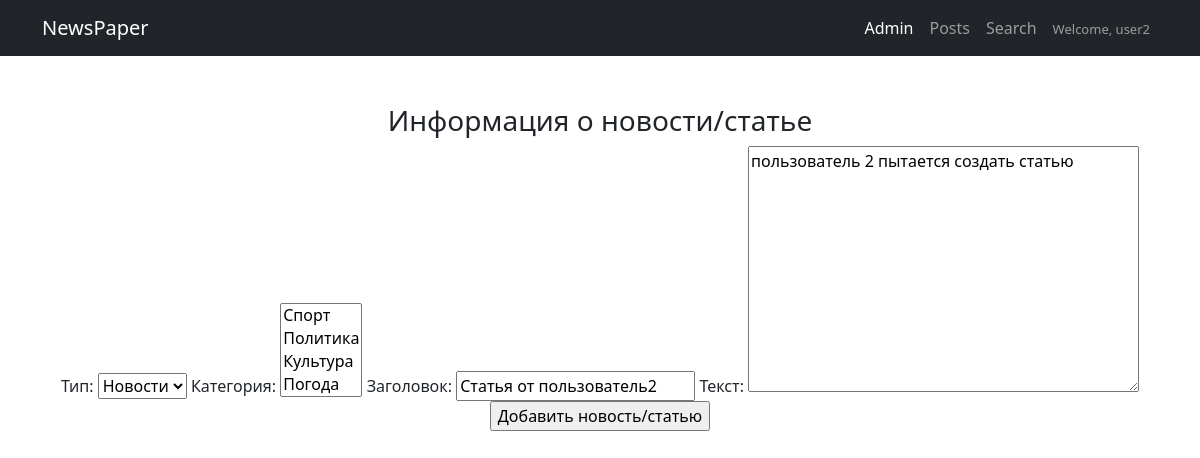
Screenshot of /update/3 (signed in) with the database file from the repository.
### newapp/models.py (models this page shows, shortened)
class Post(models.Model):
    NEWS = 'NW'
    ARTICLE = 'AT'
    TYPE_POST_CHOICES = [(NEWS, 'Новости'), (ARTICLE, 'Статья'),]
    post_type = models.CharField("Тип", max_length=2, choices=TYPE_POST_CHOICES, default=NEWS)
    post_author = models.ForeignKey(Author, on_delete=models.CASCADE, verbose_name="Имя автора")
    post_date_time = models.DateTimeField("Дата публикации (ГГГГ-ММ-ДД)", auto_now_add=True)
    post_category = models.ManyToManyField(Category, through='PostCategory', blank=False, verbose_name="Категория", related_name='posts')
    post_title = models.CharField("Заголовок", max_length=100)
    post_text = models.TextField("Текст")
    post_rating = models.IntegerField(default=0)

### newapp/views.py (the view)
# urls.py: path('update/<int:pk>', PostUpdateView.as_view(), name='post_update'), # Ссылка на редактирование поста
class PostUpdateView(PermissionRequiredMixin, UpdateView):
    template_name = 'newapp/post_create.html'
    form_class = PostForm
    permission_required = ('newapp.change_post',)
    def get_object(self, **kwargs):
        id = self.kwargs.get('pk')
        return Post.objects.get(pk=id)

### newapp/forms.py
class PostForm(ModelForm):
    class Meta:
        model = Post
        fields = ['post_type', 'post_category', 'post_title', 'post_text']
        widgets = {
             'postCategory': CheckboxSelectMultiple(),
        }

### newapp/models.py (called while the page is built)
    def __str__(self):
        return f'{self.category_name}'

### templates/newapp/post_create.html (shortened to what this page needs)
{% extends 'default.html' %}
{% block content %}
<h3>Информация о новости/статье</h3>
<form method="POST">
    {{ form }}
    <input type="submit" value="Добавить новость/статью">
</form>
{% endblock content %}

### templates/default.html (shortened to what this page needs)
{% load static %}
<!DOCTYPE html>
<html lang="en">
    <head>
        <link href="{% static 'css/styles.css' %}" rel="stylesheet" />
    </head>
    <body>
        <nav class="navbar navbar-expand-lg navbar-dark bg-dark">
            <div class="container">
                <a class="navbar-brand" href="#">NewsPaper</a>
                <div class="collapse navbar-collapse" id="navbarSupportedContent">
                    <ul class="navbar-nav ms-auto mb-2 mb-lg-0">
                        <li class="nav-item"><a class="nav-link active" aria-current="page" href="/admin/">Admin</a></li>
                        <li class="nav-item"><a class="nav-link" href="/posts/">Posts</a></li>
                        <li class="nav-item"><a class="nav-link" href="/posts/search/">Search</a></li>
                        <li class="nav-item"><a class="nav-link" href="#"><font size="-1.5">Welcome, {{ request.user.username }}</font></a></li>
                    </ul>
                </div>
            </div>
        </nav>
        <div class="container">
            <div class="text-center mt-5">
                {% block content %}
                {% endblock content %}
            </div>
        </div>
    </body>
</html>

### rows the page displays
Post: post_type "Новости", post_title "Статья от пользователь2", post_text "пользователь 2 пытается создать статью"

### other values shown
{{ request.user.username }} "user2"
